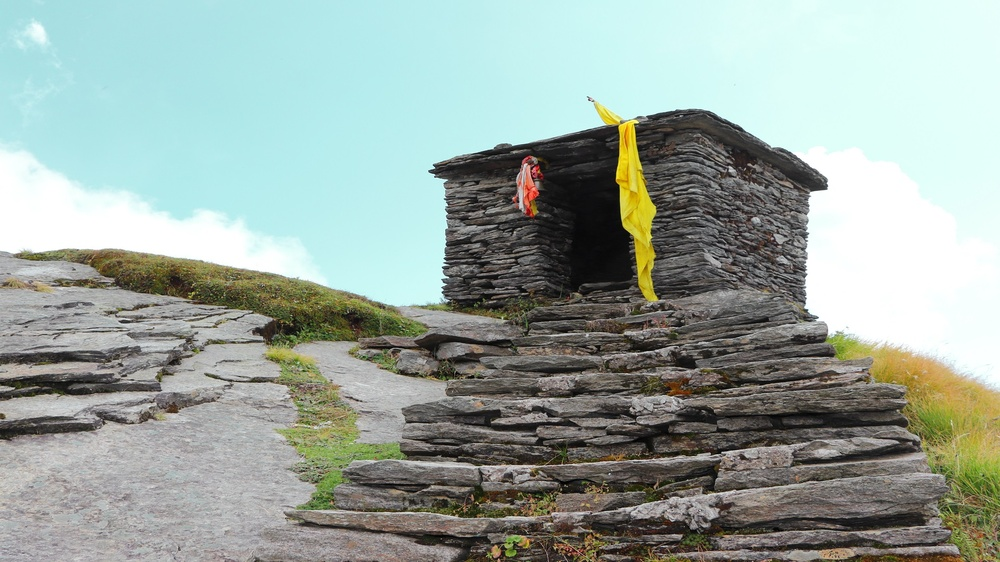
//> input picture examples/scharrfilter/data/im0.jpg, 1000 x 562 px, shrunk from 1920 x 1080 before the run
$ ./xf_scharr_tb data/im0.jpg   (built with g++ and OpenCV 4)
//> lines starting //> are read from the running program, lines starting //| are printed output that depends on the picture
### examples/accumulate/xf_headers.h
// [29 lines of licence text are left out]

#ifndef _XF_HEADERS_H_
#define _XF_HEADERS_H_

#include <stdio.h>
#include <stdlib.h>


#if __SDSCC__
#undef __ARM_NEON__
#undef __ARM_NEON
#include "opencv2/opencv.hpp"
#include "opencv2/imgproc/imgproc.hpp"
#include "opencv2/highgui/highgui.hpp"
#define __ARM_NEON__
#define __ARM_NEON
#else
#include "opencv2/opencv.hpp"
#include "opencv2/imgproc/imgproc.hpp"
#include "opencv2/highgui/highgui.hpp"
#endif


#if __SDSCC__
#include "sds_lib.h"
#define TIME_STAMP_INIT  unsigned int clock_start, clock_end;  clock_start = sds_clock_counter();
#define TIME_STAMP  { clock_end = sds_clock_counter(); printf("elapsed time %lu \n", clock_end-clock_start); clock_start = sds_clock_counter();  }
#endif

#endif//_XF_HEADERS_H_

### examples/scharrfilter/xf_scharr_tb.cpp
// [29 lines of licence text are left out]

#include "xf_headers.h"
#include "xf_scharr_config.h"


int main(int argc, char** argv)
{

	if(argc != 2)
	{
		fprintf(stderr,"Invalid Number of Arguments!\nUsage:\n");
		fprintf(stderr,"<Executable Name> <input image path> \n");
		return -1;
	}

	cv::Mat in_img, in_gray;
	cv::Mat c_grad_x, c_grad_y;
	cv::Mat hls_grad_x, hls_grad_y;
	cv::Mat diff_grad_x, diff_grad_y;

	// reading in the gray image
	in_img = cv::imread(argv[1],0);
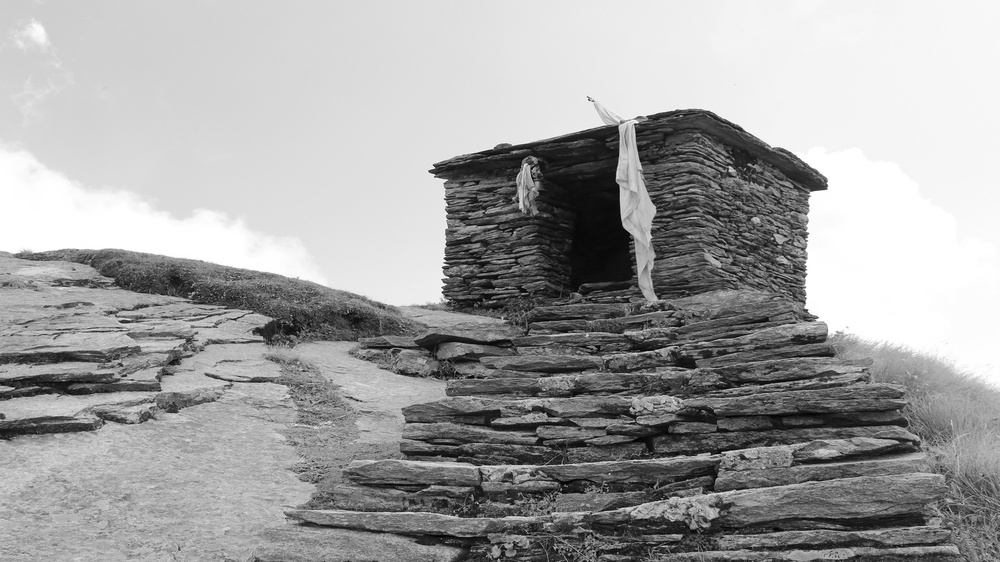
//> in_img: 562 rows x 1000 cols, CV_8UC1; min 0, max 255, mean 162.1
	#define PTYPE CV_8UC1//CV_16SC1 //CV_8U// CV_16S //

	if (in_img.data == NULL)
	{
		fprintf(stderr,"Cannot open image\n");
		return 0;
	}


	typedef unsigned char TYPE; //short int TYPE; //

	// create memory for output images
	c_grad_x.create(in_img.rows,in_img.cols,PTYPE);
	c_grad_y.create(in_img.rows,in_img.cols,PTYPE);
	hls_grad_x.create(in_img.rows,in_img.cols,PTYPE);
	hls_grad_y.create(in_img.rows,in_img.cols,PTYPE);
	diff_grad_x.create(in_img.rows,in_img.cols,PTYPE);
	diff_grad_y.create(in_img.rows,in_img.cols,PTYPE);

	////////////    Opencv Reference    //////////////////////
	int scale = 1;
	int delta = 0;
	int ddepth =-1;//CV_16S;//

	Scharr(in_img, c_grad_x, ddepth, 1, 0, scale, delta, cv::BORDER_CONSTANT );
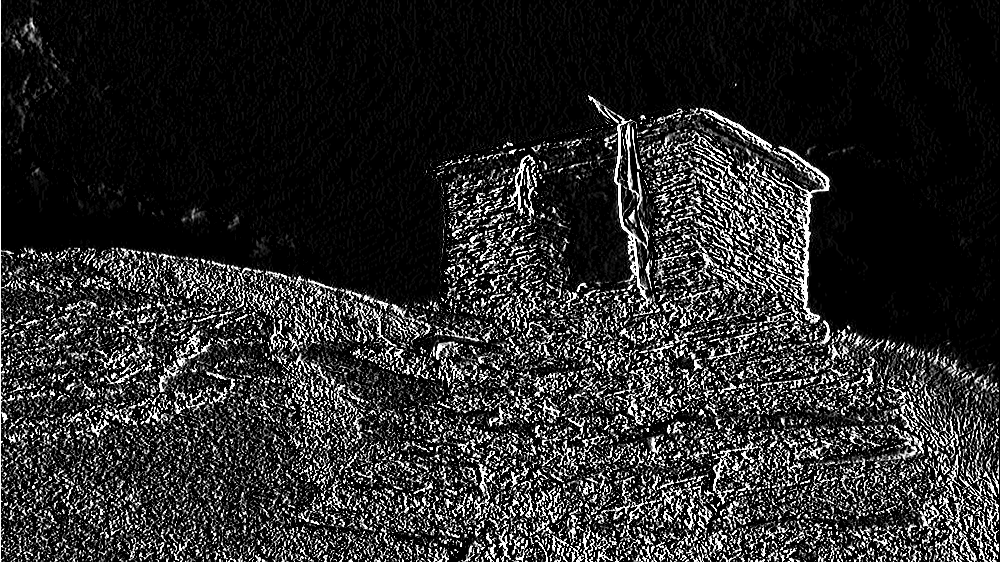
//> c_grad_x: 562 rows x 1000 cols, CV_8UC1; min 0, max 255, mean 42.3
	Scharr(in_img, c_grad_y, ddepth, 0, 1, scale, delta, cv::BORDER_CONSTANT );
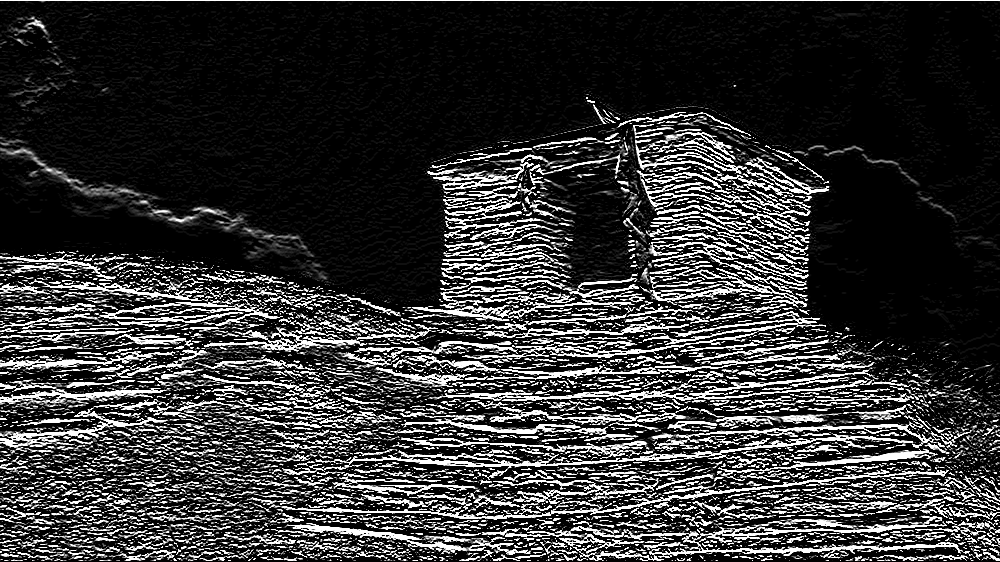
//> c_grad_y: 562 rows x 1000 cols, CV_8UC1; min 0, max 255, mean 52.9

	imwrite("out_ocvx.jpg", c_grad_x);
	imwrite("out_ocvy.jpg", c_grad_y);

	//////////////////	HLS TOP Function Call  ////////////////////////


	unsigned short height = in_img.rows;
//> height = 562
	unsigned short width = in_img.cols;
//> width = 1000


//> (the run ends here: the program needs code that is not available in this run, at `static xf::Mat<IN_TYPE,HEIGHT,WIDTH,NPC1> imgInput(in_img.rows,in_img...`)
